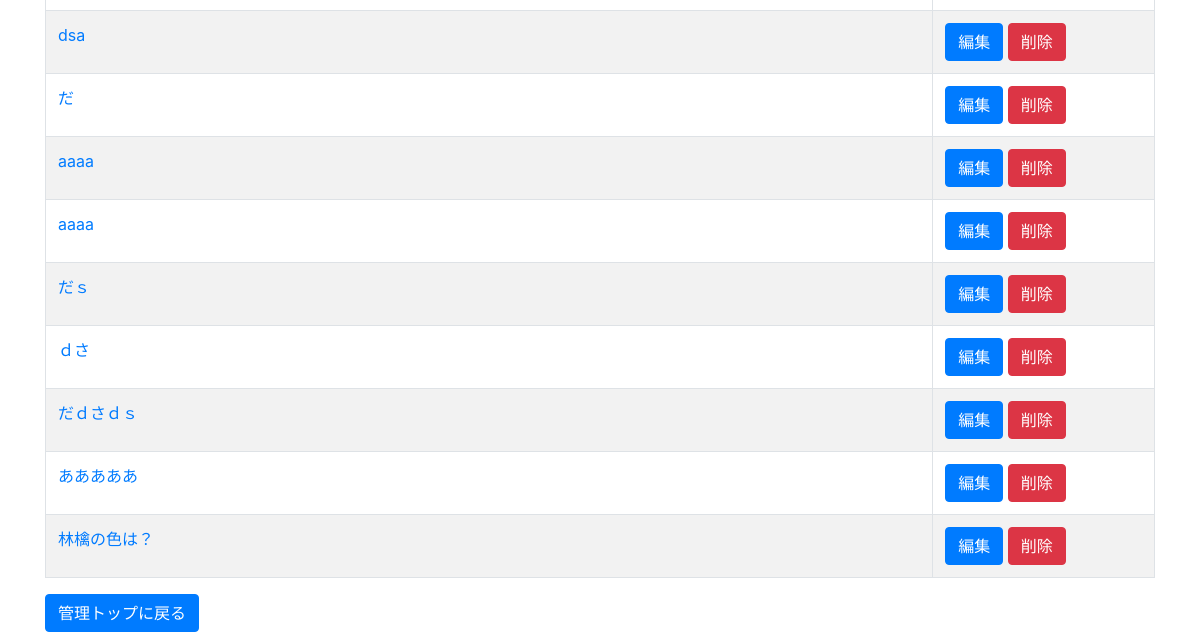
The app's page /edit/question/list/ (signed in, lower part), older data.
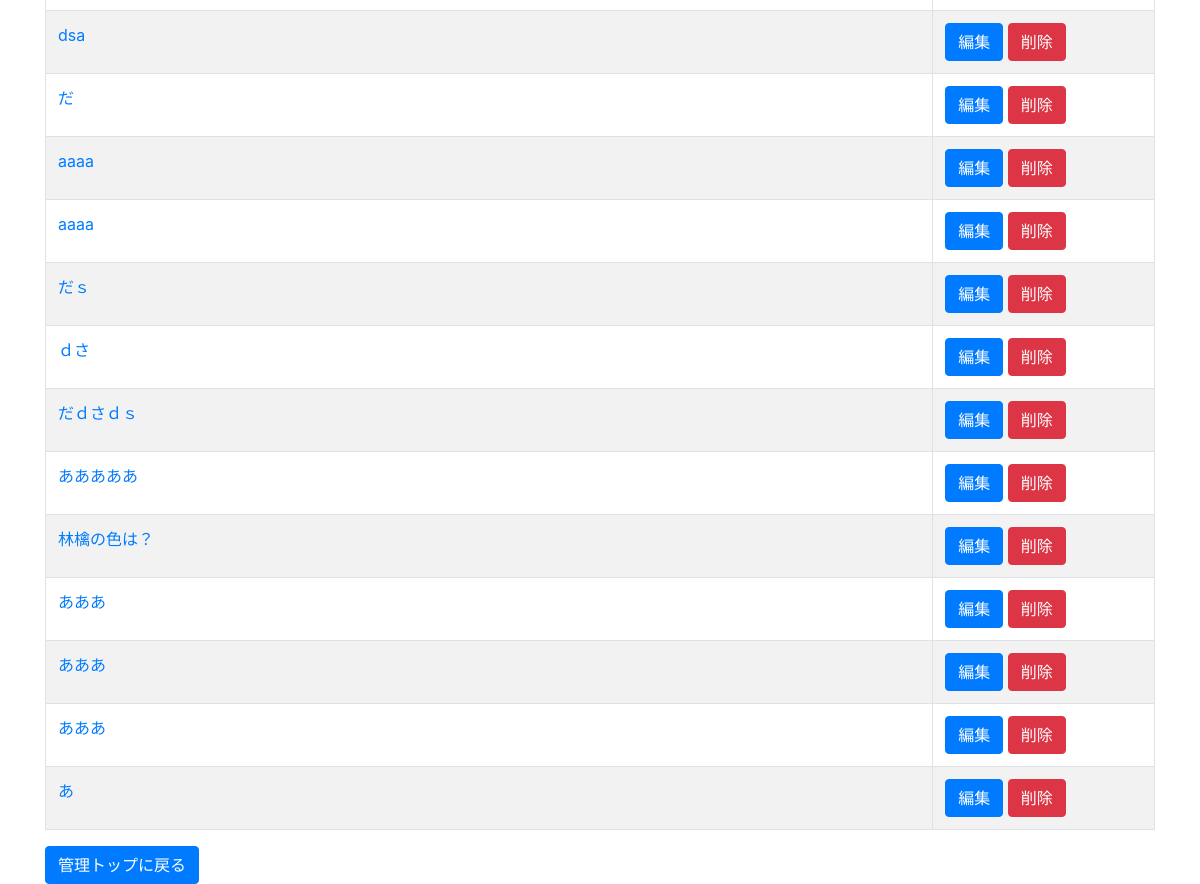
The same page, newer data.
### question/models.py (models this page shows, shortened)
class Question(models.Model):
    body = models.CharField('本文（漢字）', max_length=1024)
    body_kana = models.CharField('本文（ひらがな）', max_length=1024, default="")
    Category = models.ManyToManyField(Category)
    question_no = models.PositiveSmallIntegerField(verbose_name='問題No.', default=0)
    answer_choice_no = models.PositiveSmallIntegerField(verbose_name='正解No.', default=1)
    comment = models.CharField('解説', max_length=1024, default="")

### edit/views.py (the view)
# urls.py: path('question/list/', views.QuestionList.as_view(), name='question_list'),
class QuestionList(LoginRequiredMixin, ListView):
    model = Question

### edit/views.py (called while the page is built)
    @method_decorator(login_required(login_url = '/accounts/login/')) #ここがかわった
    def dispatch(self, request, *args, **kwargs):
        return super(LoginRequiredMixin, self).dispatch(request, *args, **kwargs)

### edit/templates/question/question_list.html (shortened to what this page needs)
{% extends 'question/base.html' %}
{% block content %}
<div class="container">
    <div class="row">
      <div class="col-12">
        <table class="table table-bordered table-striped">
            {% for question in object_list %}
            <tr>
                <td><a href="{% url 'question_detail' question.pk %}">{{ question.body }}</a></td>
                <td>
                  <a class="btn btn-primary" href="{% url 'question_update' question.pk %}" role="button">編集</a>
                  <a class="btn btn-danger" href="{% url 'question_delete' question.pk %}" role="button">削除</a>
                </td>
            </tr>
            {% endfor %}
        </table>
      </div>
    </div>
    <div class="row">
        <div class="col-12">
          <a class="btn btn-primary" href="{% url 'category_list' %}" role="button">管理トップに戻る</a>
        </div>
      </div>
</div>
{% endblock %}

Row changes from the older to the newer data that the page shows:
added Question: body "あああ"
added Question: body "あああ"
added Question: body "あああ"
added Question: body "あ"
